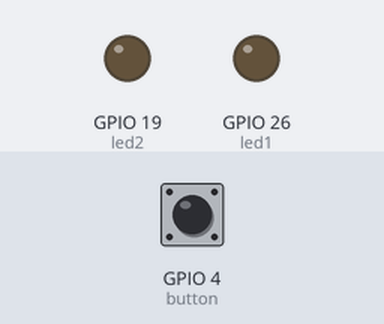
Recording of a program running on a simulated Raspberry Pi (BCM pin numbers). On the bench: output pins drawn as LEDs (lit = HIGH). The inputs (shaded band) are chosen by the test bench; at power-on: GPIO 4 (button) HIGH. One TCP client connects 1 s after the port opens and stays connected; what the program prints to the terminal is not drawn.

Above: at 1.2 s.
1.3 s: GPIO 4 (button) pulled LOW for 0.15 s
At 1.7 s:
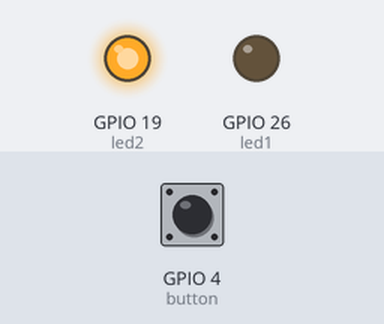
2.9 s: GPIO 4 (button) pulled LOW for 3.2 s
At 3.4 s:
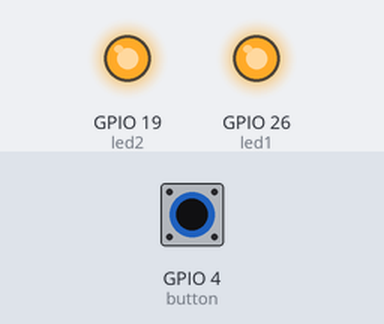
Timing chart, 0 to 7.6 s (numbered marks = the images above; inputs shaded):
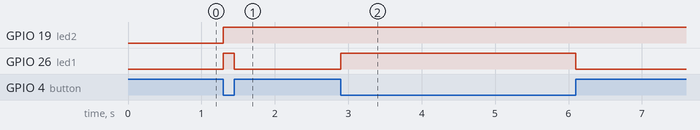

Measured:
- after the input at 1.3 s, GPIO 19 (led2): LOW → HIGH at once; GPIO 26 (led1): LOW → HIGH at once, → LOW 0.15 s later
- after the input at 2.9 s, GPIO 26 (led1): LOW → HIGH at once, → LOW 3.2 s later

The program:

server.py
```python
import socket
from gpiozero import Button, LED

# IP address and port of the second Raspberry Pi
HOST = ''
PORT = 5000

# Creating a button and LED objects
button = Button(4)
led1 = LED(26)  # LED 1 connected to BCM pin 26
led2 = LED(19)  # LED 2 connected to BCM pin 19

# Socket communication setup
sock = socket.socket(socket.AF_INET, socket.SOCK_STREAM)
sock.bind((HOST, PORT))
sock.listen(1)

# Accepting the connection from the first Raspberry Pi
conn, addr = sock.accept()
print('Connected to', addr)

try:
    while True:
        button.wait_for_press()
        led1.on()  # Turn on LED 1
        led2.on()  # Turn on LED 2
        conn.sendall(b'start')  # Sending 'start' command to the first Raspberry Pi
        button.wait_for_release()
        led1.off()  # Turn off LED 1
        led2.on()  # Turn off LED 2
        conn.sendall(b'stop')  # Sending a 'stop' command to the first Raspberry Pi


except KeyboardInterrupt:
    GPIO.cleanup()

conn.sendall(b'exit')  # Sending 'exit' command to the first Raspberry Pi
conn.close()
sock.close()
```
